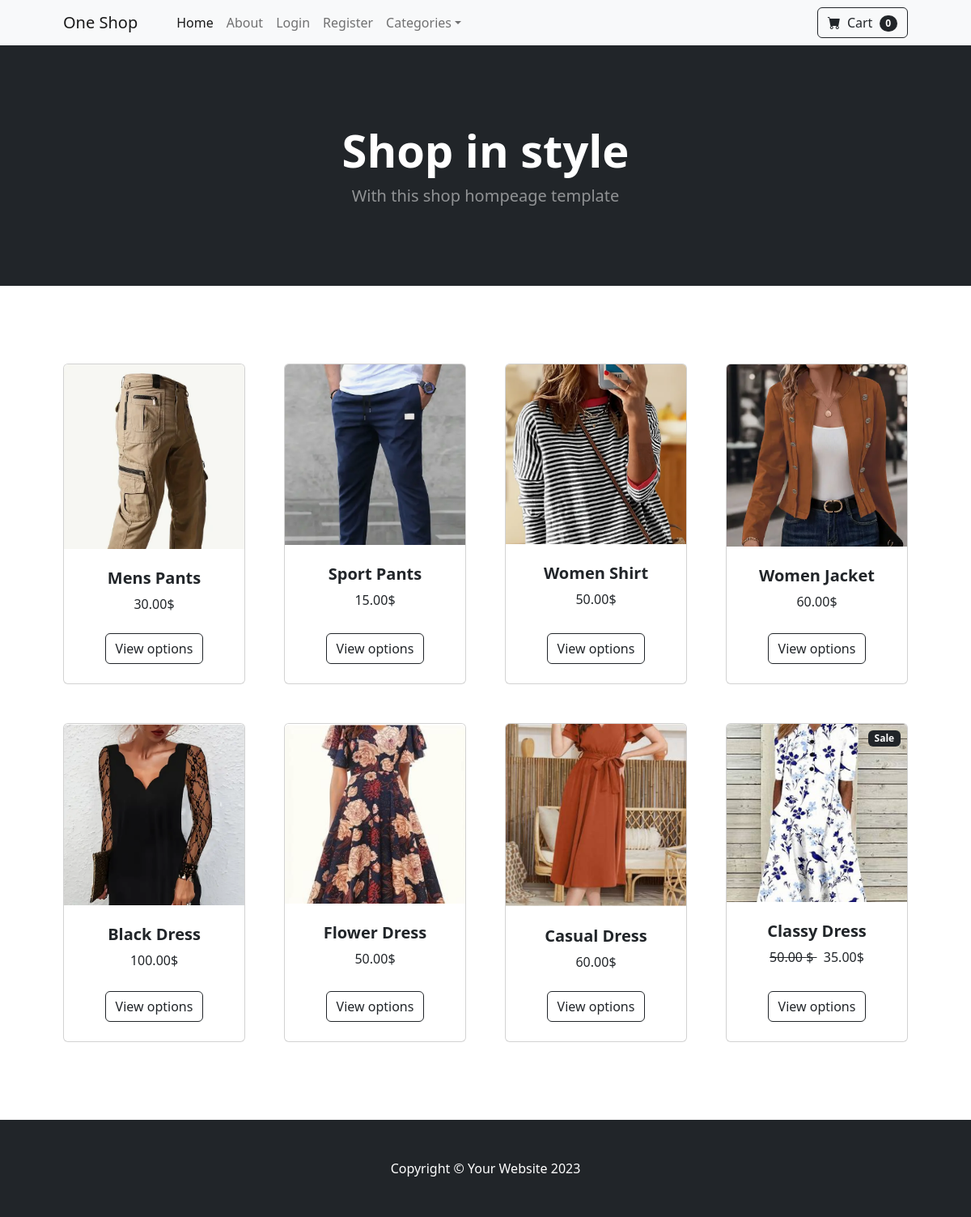
The page / on the database its author committed.
### store/models.py (models this page shows, shortened)
class Product(models.Model):
    name = models.CharField(max_length=50)
    price = models.DecimalField(default=0, decimal_places=2, max_digits=6)
    category = models.ForeignKey(Category, on_delete=models.CASCADE, default=1)
    description = models.CharField(max_length=250, default='', blank=True, null=True)
    image = models.ImageField(upload_to='uploads/product/')
    on_sale = models.BooleanField(default=False)
    sale_price = models.DecimalField(default=0, decimal_places=2, max_digits=6)

### store/views.py (the view)
# urls.py: path('', views.index, name='index'),
def index(request):
    products = Product.objects.all()
    return render(request, 'index.html', {'products':products})

### cart/cart.py (called while the page is built)
    def __len__(self):
        return len(self.cart)

### cart/context_processors.py (called while the page is built)
def cart(request):
    return {'cart': Cart(request)}

### store/templates/index.html
{% extends 'base.html' %}
{% load static %}
{% block content %}
    <header class="bg-dark py-5">
        <div class="container px-4 px-lg-5 my-5">
            <div class="text-center text-white">
                <h1 class="display-4 fw-bolder">Shop in style</h1>
                <p class="lead fw-normal text-white-50 mb-0">With this shop hompeage template</p>
            </div>
        </div>
    </header>
    <section class="py-5">
        <div class="container px-4 px-lg-5 mt-5">
            <div class="row gx-4 gx-lg-5 row-cols-2 row-cols-md-3 row-cols-xl-4 justify-content-center">
                {% for product in products %}
                <div class="col mb-5">
                    <div class="card h-100">
                        {% if product.on_sale %}
                        <div class="badge bg-dark text-white position-absolute" style="top: 0.5rem; right: 0.5rem">Sale
                        </div>
                        {% endif %}
                        <img class="card-img-top" src="{{ product.image.url }}" alt="..." />
                        <div class="card-body p-4">
                            <div class="text-center">
                                <h5 class="fw-bolder">{{ product.name}}</h5>
                                {% if product.on_sale %}
                                <strike>{{ product.price }} $ </strike> &nbsp; {{ product.sale_price }}$
                                {% else %}
                                {{ product.price }}$
                                {% endif %}
                            </div>
                        </div>
                        <div class="card-footer p-4 pt-0 border-top-0 bg-transparent">
                            <div class="text-center"><a class="btn btn-outline-dark mt-auto" href="#">View options</a>
                            </div>
                        </div>
                    </div>
                </div>
                {% endfor %}
            </div>
        </div>
    </section>
{% endblock %}

### rows shown on the page
Product: image (picture), name "Mens Pants", price "30.00"
Product: image (picture), name "Sport Pants", price "15.00"
Product: image (picture), name "Women Shirt", price "50.00"
Product: image (picture), name "Women Jacket", price "60.00"
Product: image (picture), name "Black Dress", price "100.00"
Product: image (picture), name "Flower Dress", price "50.00"
Product: image (picture), name "Casual Dress", price "60.00"
Product: on_sale "Sale", image (picture), name "Classy Dress", price "50.00", sale_price "35.00"

### other values the page prints
{{ cart|length }} "0"
